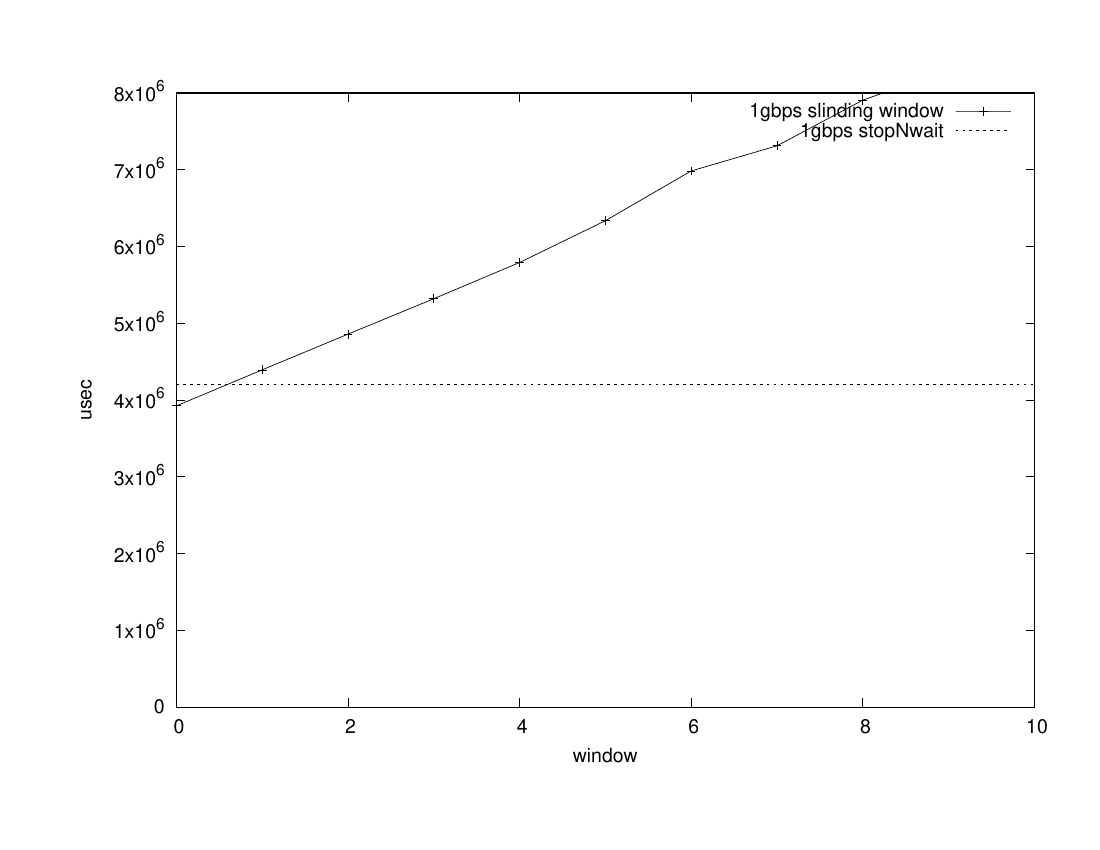

Here is the gnuplot script that generated this plot:
set terminal postscript landscape
set nolabel
set xlabel "window"
set xrange [0:10]
set ylabel "usec"
set yrange [0:8000000]
set output "udp.ps"
plot "1gbps.dat" title "1gbps slinding window" with linespoints, 4210699 title "1gbps stopNwait" with line
